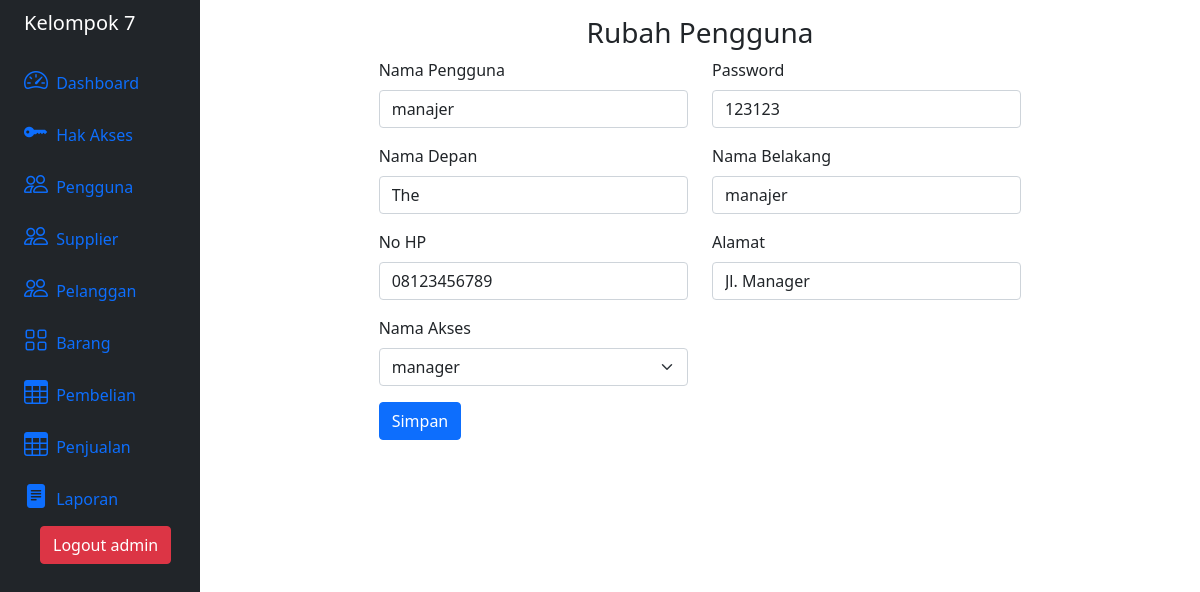
The app's page /pengguna/edit.php?idPengguna=2 (signed in) with its own data.
### tables this page shows
CREATE TABLE `Pengguna` (
  `idPengguna` int(11) NOT NULL AUTO_INCREMENT,
  `NamaPengguna` varchar(16) NOT NULL,
  `Password` varchar(64) NOT NULL,
  `NamaDepan` varchar(64) NOT NULL,
  `NamaBelakang` varchar(64) NOT NULL,
  `NoHp` varchar(15) NOT NULL,
  `Alamat` varchar(256) NOT NULL,
  `idAkses` int(11) NOT NULL,
  PRIMARY KEY (`idPengguna`),
  KEY `idAkses` (`idAkses`),
  CONSTRAINT `Pengguna-idAkses` FOREIGN KEY (`idAkses`) REFERENCES `HakAkses` (`idAkses`)
);

### class/Pengguna.php (called while the page is built, shortened)
<?php
  class Pengguna {
    private $idPengguna;
    private $conn;
    public function __construct(\PDO $database) {
      $this->conn = $database;
    }
    function setIdPengguna ($idPengguna) {
      $this->idPengguna = $idPengguna;
    }
    function cariPengguna() {
      try {
        $query = "SELECT * FROM Pengguna WHERE idPengguna = ?";
        $prepareDB = $this->conn->prepare($query);
        $prepareDB->execute([$this->idPengguna]);
        $dataPengguna = $prepareDB->fetch();
        return $dataPengguna;
      } catch (Exception $e) {
        throw $e;
      }
    }
  }
?>

### class/HakAkses.php (called while the page is built, shortened)
<?php
  class HakAkses
  {
    private $conn;
    public function __construct(\PDO $database) {
      $this->conn = $database;
    }
    function daftarHakAkses() {
      $query = "SELECT * FROM HakAkses ORDER BY idAkses ASC";
      $prepareDB = $this->conn->prepare($query);
      $prepareDB->execute();
      $daftarHakAkses = $prepareDB->fetchAll();
      return $daftarHakAkses;
    }
  }
?>

### pengguna/edit.php (the view, shortened to what this page needs)
<?php
  include "../class/config.php";
  include "../class/HakAkses.php";
  include "../class/Pengguna.php";
  $hakAkses = new HakAkses($database);
  $daftarHakAkses = $hakAkses->daftarHakAkses();
  $pengguna = new Pengguna($database);
  $pengguna->setIdPengguna(trim(strip_tags($_GET["idPengguna"])));
  $penggunaTerpilih = $pengguna->cariPengguna();
?>
<!DOCTYPE html>
<html lang="en">
  <head>
    <link href="https://cdn.jsdelivr.net/npm/bootstrap@5.0.2/dist/css/bootstrap.min.css" rel="stylesheet">
    <link rel="stylesheet" href="https://cdn.jsdelivr.net/npm/bootstrap-icons@1.11.3/font/bootstrap-icons.min.css">
  </head>
  <body>
    <div class="container-fluid">
      <div class="row flex-nowrap">
        <div class="col-auto col-md-3 col-xl-2 px-sm-2 px-0 bg-dark">
          <?php
            include "../view/sidebar.php";
          ?>
        </div>
        <div class="col py-3">
          <div class="row text-center">
            <div class="col-12">
              <h3>Rubah Pengguna</h3>
            </div>
          </div>
          <div class="row justify-content-center">
            <div class="col-8">
              <form action="../controller/Pengguna.php" method="POST">
                <div class="row">
                  <div class="col-6">
                    <div class="mb-3">
                      <label for="nama-pengguna" class="form-label">Nama Pengguna</label>
                      <input type="text" name="nama_pengguna" class="form-control" id="nama-pengguna" aria-describedby="nama-pengguna" value="<?php echo $penggunaTerpilih['NamaPengguna'] ?>">
                    </div>
                  </div>
                  <div class="col-6">
                    <div class="mb-3">
                      <label for="password" class="form-label">Password</label>
                      <input type="text" name="password" class="form-control" id="password" value="<?php echo $penggunaTerpilih['Password'] ?>">
                    </div>
                  </div>
                </div>
                <div class="row">
                  <div class="col-6">
                    <div class="mb-3">
                      <label for="nama-depan" class="form-label">Nama Depan</label>
                      <input type="text" name="nama_depan" class="form-control" id="nama-depan" value="<?php echo $penggunaTerpilih['NamaDepan'] ?>">
                    </div>
                  </div>
                  <div class="col-6">
                    <div class="mb-3">
                      <label for="nama-belakang" class="form-label">Nama Belakang</label>
                      <input type="text" name="nama_belakang" class="form-control" id="nama-belakang" value="<?php echo $penggunaTerpilih['NamaPengguna'] ?>">
                    </div>
                  </div>
                </div>
                <div class="row">
                  <div class="col-6">
                    <div class="mb-3">
                      <label for="no-hp" class="form-label">No HP</label>
                      <input type="text" name="no_hp" class="form-control" id="no-hp" value="<?php echo $penggunaTerpilih['NoHp'] ?>">
                    </div>
                  </div>
                  <div class="col-6">
                    <div class="mb-3">
                      <label for="alamat" class="form-label">Alamat</label>
                      <input type="text" name="alamat" class="form-control" id="alamat" value="<?php echo $penggunaTerpilih['Alamat'] ?>">
                    </div>
                  </div>
                </div>
                <div class="row">
                  <div class="col-6">
                    <div class="mb-3">
                      <label for="id-akses" class="form-label">Nama Akses</label>
                      <select class="form-select" aria-label="select-id-akses" name="id_akses">
                        <?php
                          if (!empty($daftarHakAkses)) {
                            foreach ($daftarHakAkses as $key => $value) {
                              if ($value['idAkses'] == $penggunaTerpilih['idAkses']) {
                                echo ('"<option value="'.$value['idAkses'].'" selected>'.$value['NamaAkses'].'</option>"');
                              } else {
                                echo ('"<option value="'.$value['idAkses'].'">'.$value['NamaAkses'].'</option>"');
                              }
                            }
                          } else {
                            echo ('<option value="">Tidak ada pilihan</option>');
                          }
                        ?>
                      </select>
                    </div>
                  </div>
                  <div class="col-6">
                  </div>
                </div>
                <div class="row">
                  <div class="col-6">
                    <button type="submit" class="btn btn-primary">Simpan</button>
                  </div>
                  <div class="col-6">
                  </div>
                </div>
              </form>
            </div>
          </div>
        </div>
      </div>
    </div>
  </body>
</html>

### records on screen
pengguna: nama_pengguna "manajer", password "123123", nama_depan "The", nama_belakang "manajer", no_hp "08123456789", alamat "Jl. Manager"

### other values on screen
$_SESSION["NamaPengguna"] "admin"
form field id_akses "manager"
